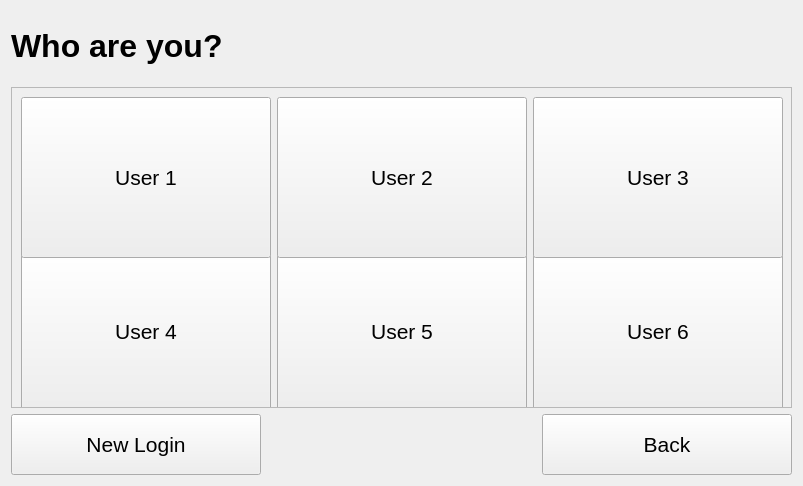
<?xml version="1.0" encoding="UTF-8"?>
<ui version="4.0">
 <class>loginMenu</class>
 <widget class="QWidget" name="loginMenu">
  <property name="geometry">
   <rect>
    <x>0</x>
    <y>0</y>
    <width>800</width>
    <height>480</height>
   </rect>
  </property>
  <property name="windowTitle">
   <string>Form</string>
  </property>
  <layout class="QGridLayout" name="gridLayout">
   <item row="0" column="0" colspan="2">
    <widget class="QLabel" name="lbl_title">
     <property name="minimumSize">
      <size>
       <width>381</width>
       <height>70</height>
      </size>
     </property>
     <property name="font">
      <font>
       <family>Helvetica Neue</family>
       <pointsize>24</pointsize>
       <weight>75</weight>
       <bold>true</bold>
      </font>
     </property>
     <property name="text">
      <string>Who are you?</string>
     </property>
    </widget>
   </item>
   <item row="1" column="0" colspan="3">
    <widget class="QScrollArea" name="scrollArea">
     <property name="minimumSize">
      <size>
       <width>781</width>
       <height>321</height>
      </size>
     </property>
     <property name="widgetResizable">
      <bool>true</bool>
     </property>
     <widget class="QWidget" name="scrollAreaWidgetContents">
      <property name="geometry">
       <rect>
        <x>0</x>
        <y>0</y>
        <width>779</width>
        <height>319</height>
       </rect>
      </property>
      <property name="minimumSize">
       <size>
        <width>779</width>
        <height>319</height>
       </size>
      </property>
      <layout class="QGridLayout" name="gridLayout_3">
       <item row="1" column="1">
        <widget class="QPushButton" name="btn_user5">
         <property name="minimumSize">
          <size>
           <width>250</width>
           <height>161</height>
          </size>
         </property>
         <property name="font">
          <font>
           <family>Helvetica Neue</family>
           <pointsize>16</pointsize>
          </font>
         </property>
         <property name="text">
          <string>User 5</string>
         </property>
        </widget>
       </item>
       <item row="1" column="2">
        <widget class="QPushButton" name="btn_user6">
         <property name="minimumSize">
          <size>
           <width>250</width>
           <height>161</height>
          </size>
         </property>
         <property name="font">
          <font>
           <family>Helvetica Neue</family>
           <pointsize>16</pointsize>
          </font>
         </property>
         <property name="text">
          <string>User 6</string>
         </property>
        </widget>
       </item>
       <item row="1" column="0">
        <widget class="QPushButton" name="btn_user4">
         <property name="minimumSize">
          <size>
           <width>250</width>
           <height>161</height>
          </size>
         </property>
         <property name="font">
          <font>
           <family>Helvetica Neue</family>
           <pointsize>16</pointsize>
          </font>
         </property>
         <property name="text">
          <string>User 4</string>
         </property>
        </widget>
       </item>
       <item row="0" column="2">
        <widget class="QPushButton" name="btn_user3">
         <property name="minimumSize">
          <size>
           <width>250</width>
           <height>161</height>
          </size>
         </property>
         <property name="font">
          <font>
           <family>Helvetica Neue</family>
           <pointsize>16</pointsize>
          </font>
         </property>
         <property name="text">
          <string>User 3</string>
         </property>
        </widget>
       </item>
       <item row="0" column="1">
        <widget class="QPushButton" name="btn_user2">
         <property name="minimumSize">
          <size>
           <width>250</width>
           <height>161</height>
          </size>
         </property>
         <property name="font">
          <font>
           <family>Helvetica Neue</family>
           <pointsize>16</pointsize>
          </font>
         </property>
         <property name="text">
          <string>User 2</string>
         </property>
        </widget>
       </item>
       <item row="0" column="0">
        <widget class="QPushButton" name="btn_user1">
         <property name="minimumSize">
          <size>
           <width>250</width>
           <height>161</height>
          </size>
         </property>
         <property name="font">
          <font>
           <family>Helvetica Neue</family>
           <pointsize>16</pointsize>
          </font>
         </property>
         <property name="text">
          <string>User 1</string>
         </property>
        </widget>
       </item>
      </layout>
     </widget>
    </widget>
   </item>
   <item row="2" column="0">
    <widget class="QPushButton" name="btn_newLogin">
     <property name="minimumSize">
      <size>
       <width>250</width>
       <height>61</height>
      </size>
     </property>
     <property name="font">
      <font>
       <family>Helvetica Neue</family>
       <pointsize>16</pointsize>
      </font>
     </property>
     <property name="text">
      <string>New Login</string>
     </property>
    </widget>
   </item>
   <item row="2" column="1">
    <spacer name="horizontalSpacer">
     <property name="orientation">
      <enum>Qt::Horizontal</enum>
     </property>
     <property name="sizeHint" stdset="0">
      <size>
       <width>269</width>
       <height>20</height>
      </size>
     </property>
    </spacer>
   </item>
   <item row="2" column="2">
    <widget class="QPushButton" name="btn_back">
     <property name="minimumSize">
      <size>
       <width>250</width>
       <height>61</height>
      </size>
     </property>
     <property name="font">
      <font>
       <family>Helvetica Neue</family>
       <pointsize>16</pointsize>
      </font>
     </property>
     <property name="text">
      <string>Back</string>
     </property>
    </widget>
   </item>
  </layout>
 </widget>
 <resources/>
 <connections/>
</ui>
